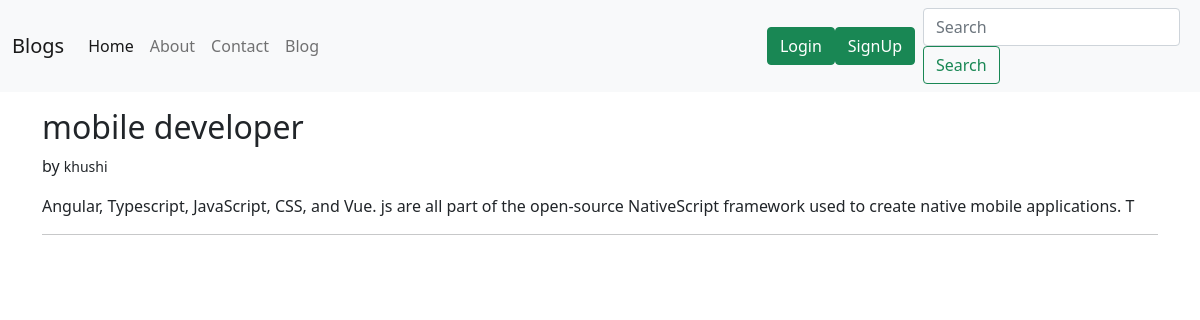
The page /blog/mobile on the database its author committed.
### blog/models.py (models this page shows, shortened)
class Post(models.Model):
    sno=models.AutoField(primary_key=True)
    title=models.CharField(max_length=255)
    author=models.CharField(max_length=14)
    slug=models.CharField(max_length=100)
    timeStamp:models.DateTimeField(blank=True)
    content=models.TextField()

### blog/views.py (the view)
# urls.py: path('<str:slug>',views.blogPost,name='blogPost')
def blogPost(request,slug):
    post=Post.objects.filter(slug=slug).first()
    context={'post':post}
    return render(request,'blog/blogPost.html',context)

### templates/blog/blogPost.html (shortened to what this page needs)
{% extends 'base.html' %}
{%block body%}
<div class="container my-3">
    <div class="blog-post">
        <h2 class="blog-post-title">{{post.title}}</h2>
          <p>by <small>{{post.author}}</small></p>
        <p>{{post.content}}</p>
        <hr>
    </div>
</div>
 {% endblock body%}

### rows shown on the page
Post: title "mobile developer", author "khushi", content "Angular, Typescript, JavaScript, CSS, and Vue. js are all part of the open-source NativeScript framework used to create native mobile applications. T"
